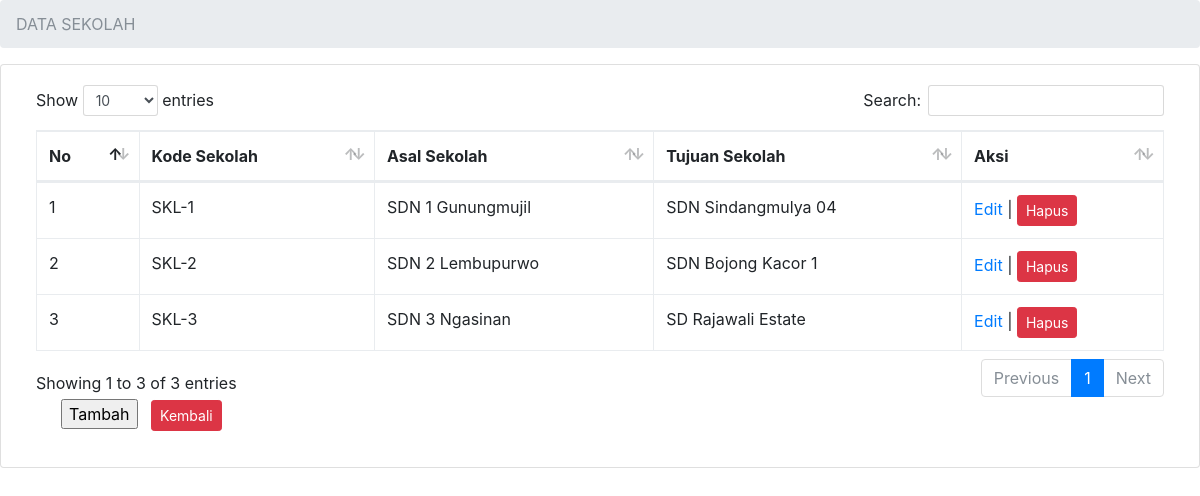
Page /tabel_skl.php on the committed database.
### tables this page shows
CREATE TABLE IF NOT EXISTS `tb_sekolah` (
  `kode_skl` varchar(10) NOT NULL,
  `asal_skl` varchar(50) NOT NULL,
  `tujuan_skl` varchar(50) NOT NULL
);

### tabel_skl.php (the view, shortened to what this page needs)
<!DOCTYPE html>
<html lang="en">
<head>
  <link href="vendor/bootstrap/css/bootstrap.min.css" rel="stylesheet">
  <link href="vendor/datatables/dataTables.bootstrap4.css" rel="stylesheet">
</head>
<body class="fixed-nav sticky-footer" id="page-top">
  <nav class="navbar navbar-expand-lg navbar-dark fixed-top" id="mainNav">
  </nav>
      <ol class="breadcrumb">
        <li class="breadcrumb-item active">DATA SEKOLAH</li>
      </ol>
      <div class="card mb-3">
        <div class="card-body">
          <div class="table-responsive">
            <table class="table table-bordered" id="dataTable" width="100%" cellspacing="0">
				 <thead>
                <tr>
				  <th>No</th>
				  <th>Kode Sekolah</th>
				  <th>Asal Sekolah</th>
				  <th>Tujuan Sekolah</th>
				  <th>Aksi</th>
                </tr>
              </thead>
			  </div>
			  </div>
		<tbody>
			<?php
			$no=1;
			$query = mysql_query("SELECT * FROM tb_sekolah");
					if(mysql_num_rows($query) == 0){
			echo '<tr><td colspan="7">Tidak ada data!</td></tr>';
		}else{
					while($data = mysql_fetch_array($query)){
				echo '<tr>';
				echo	'<td>'.$no.'</td>';
				echo	'<td>'.$data['kode_skl'].'</td>';
				echo	'<td>'.$data['asal_skl'].'</td>';
				echo	'<td>'.$data['tujuan_skl'].'</td>';
				echo '<td>
					<a href="editskl.php?kode_skl='.$data['kode_skl'].'">Edit</a> |
					<a href="hapusskl.php?kode_skl=delete&kode_skl='.$data['kode_skl'].'"  onclick="return confirm(\'Anda yakin akan menghapus data '.$data['kode_skl'].'?\')" class="btn btn-danger btn-sm"><span class="glyphicon glyphicon-trash" aria-hidden="true">Hapus</span></a>
					</td>';
				$no++;
			}
				}
				?>
		</tbody>
		 <tfoot>
	  <nav>
		<ul>
			<a href="tambah_skl.php"><button>Tambah</button></a>
				<td>
			<a href="home.php" class="btn btn-sm btn-danger">Kembali</a></td>
		</ul>
	</nav>
  </div>
</body>
</html>

### rows in the picture
tb_sekolah: kode_skl "SKL-1", asal_skl "SDN 1 Gunungmujil", tujuan_skl "SDN Sindangmulya 04"
tb_sekolah: kode_skl "SKL-2", asal_skl "SDN 2 Lembupurwo", tujuan_skl "SDN Bojong Kacor 1"
tb_sekolah: kode_skl "SKL-3", asal_skl "SDN 3 Ngasinan", tujuan_skl "SD Rajawali Estate"
